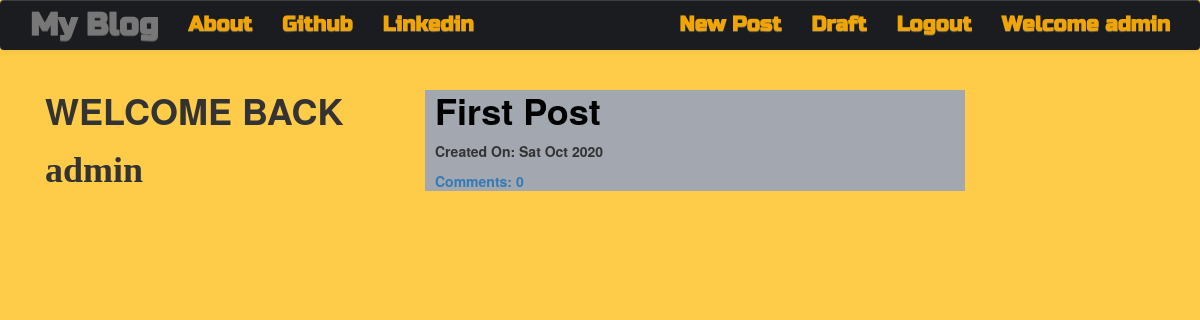
Page /drafts/ (signed in) on the committed database.
### blog/models.py (models this page shows, shortened)
class Post(models.Model):
    author=models.ForeignKey('auth.user', on_delete=models.CASCADE)
    title=models.CharField(max_length=254)
    text=models.TextField()
    created_date=models.DateTimeField(default=timezone.now())
    published_date=models.DateTimeField(blank=True,null=True)
    def approve_comments(self):
        return self.comments.filter(approved_comment=True)

### blog/views.py (the view)
# urls.py: url(r'^drafts/$', views.DraftListView.as_view(), name='post_draft_list'),
class DraftListView(LoginRequiredMixin,ListView):
    login_url='/login/'
    redirect_field_name='blog/post_list.html'
    model=Post
    def get_queryset(self):
        return Post.objects.filter(published_date__isnull=True).order_by('created_date')

### blog/templates/blog/post_list.html
{% extends "blog/base.html" %}
{% block content %}
    <div class="col-md-4">
      <h1><strong>WELCOME BACK</strong></h1>
      <h1 style="font-family:Ruso one"><strong>{{user.username}}</strong> </h1>
    </div>
  <div class="col-md-6">
    <div class="centerstage" >
        {% for post in post_list %}
        <div class="post" style="background-color:#a2a7b0">
          <h1 style="margin-left:10px" ><a style="color:black" href="{% url 'post_detail' pk=post.pk %}"><strong>{{post.title}}</strong></a></h1>
          <div class="date">
            <p style="margin-left:10px" ><strong>Created On: {{post.created_date|date:"D M Y"}}</strong></p>
          </div>
          <a style="margin-left:10px"  href="{% url 'post_detail' pk=post.pk %}"><strong>Comments: {{post.approve_comments.count}}</strong></a>
        </div>
        {% endfor %}
    </div>
  </div>
{% endblock %}

### blog/templates/blog/base.html (shortened to what this page needs)
<!DOCTYPE html>
{% load staticfiles %}
<html lang="en" dir="ltr">
  <head>
        <link rel="stylesheet" href="https://maxcdn.bootstrapcdn.com/bootstrap/3.3.7/css/bootstrap.min.css">
        <link rel="stylesheet" href="https://maxcdn.bootstrapcdn.com/bootstrap/3.3.7/css/bootstrap-theme.min.css">
        <link rel="stylesheet" href="//cdn.jsdelivr.net/npm/medium-editor@latest/dist/css/medium-editor.min.css" type="text/css" media="screen" charset="utf-8">
        <link rel="stylesheet" href="{% static 'css/blog.css' %}">
  </head>
  <body>
<nav  style="background:#1a1c20" border=0px; class="navbar navbar-default techfont custom-navbar">
  <div class="container">
    <ul class="nav navbar-nav">
      <li><a class="navbar-brand bigbrand"  href="{% url 'post_list' %}"><strong>My Blog</strong></a></li>
      <li><a id="nav_link" href="{% url 'about' %}"><strong>About</strong></a></li>
      <li><a id="nav_link" href="https://github.com/Samrat101"><strong>Github</strong></a></li>
      <li><a id="nav_link" href="https://www.linkedin.com/in/sandeep-yadav-2449381a0/"><strong>Linkedin</strong></a></li>
    </ul>
    <ul class="nav navbar-nav navbar-right">
      {% if user.is_authenticated %}
        <li><a id="nav_link" href="{% url 'post_new' %}"><strong>New Post</strong></a></li>
        <li><a id="nav_link" href="{% url 'post_draft_list' %}"><strong>Draft</strong></a></li>
        <li><a id="nav_link" href="{% url 'logout' %}"><strong>Logout</strong></a></li>
        <li><a id="nav_link" href=""><strong>Welcome {{ user.username }}</strong></a></li>
      {% else  %}
        <li><a class="nav navbar-right"  href="{% url 'login' %}"><span class="glyphicon glyphicon-user"></span></a></li>
      {% endif %}
    </ul>
  </div>
</nav>
<div class="content container">
    <div class="row">
      <div class="col-md-12">
        <div class="blog_posts">
          {% block content %}
          {% endblock %}
        </div>
      </div>
    </div>
</div>
  </body>
</html>

### blog/static/css/blog.css (style rules this page uses)
.techfont { font-family:'Russo One',sans-serif; font-size:1.5em; border: 0px; }
.bigbrand { font-size:1.5em; }
#nav_link { color:#f0a500; }
.centerstage { margin-left: auto; margin-right: auto; }
body { background-color:#ffcc4a; }

### rows in the picture
Post: title "First Post", created_date "Sat Oct 2020", approve_comments.count "0"

### other values in the picture
{{ user.username }} "admin"
